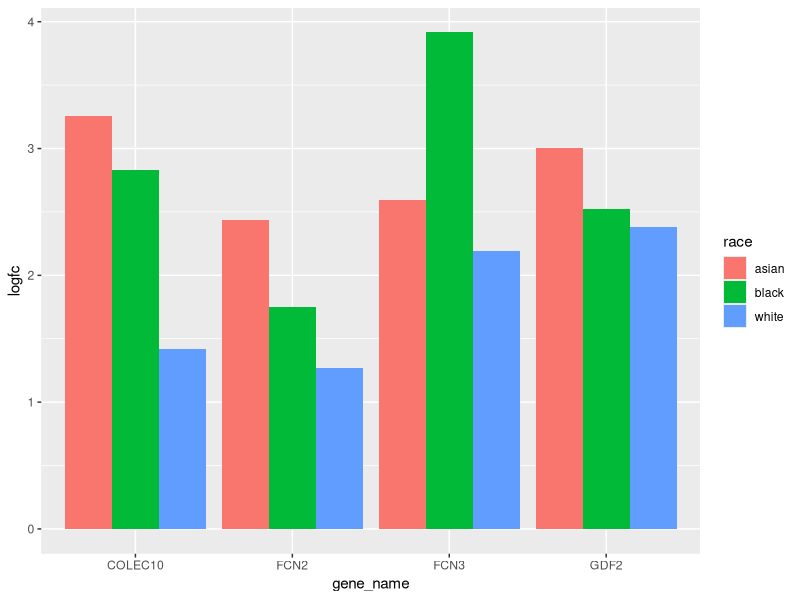

Recreate this plot in R. (Note: this script raises an error after producing the figure.)
#-------------------------------------------------------------------------------------#
# Project: TCGA LIHC Paper
# Purpose: Create Barplots for Overlapping Genes
# Author: Artemio Sison III
# R Version: 4.0.1 "See Things Now"
#-------------------------------------------------------------------------------------#

#-------------------------------------------------------------------------------------#
# Load Dependencies
#-------------------------------------------------------------------------------------#
library(ggplot2)
library(dplyr)
library(tidyr)
library(stringr)
rm(list = ls())

#-------------------------------------------------------------------------------------#
# Load input data
#-------------------------------------------------------------------------------------#
data <- read.csv("../02_output/02_overlapDEGoutput/stage1/allrace_overlapDEG_stage1_FC1.csv")

#-------------------------------------------------------------------------------------#
# Clean data
#-------------------------------------------------------------------------------------#
dataselect <- data %>% select(gene_name, logfc.asian, logfc.black, logfc.white)

dataselect <- dataselect %>% gather(race, "logfc", 2:4)

# use dplyr::separate to separate the columns!
dataselect <- dataselect %>% 
  separate(col = race, into = c("drop", "race"), sep = "(\\.)") %>%
  select(-drop)
#-------------------------------------------------------------------------------------#
# Plot
#-------------------------------------------------------------------------------------#
plot <- ggplot(data = dataselect, aes(fill = race, y = logfc, x = gene_name))

# Stacked Barplot
# plot + geom_bar(position = "stack", stat = "identity")
  
# Dodged barplot
plot + geom_bar(position = "dodge", stat = "identity")



#-------------------------------------------------------------------------------------#
#  Things to be added to the plots
#-------------------------------------------------------------------------------------#

# Change gene name to transcripts
# Labels on the bottom
# Change logFC
# Change title to Stage I
# Labels 

# colors
colors <- c("blue", "orange", "gray")


# Dodged barplot
final <- plot + geom_bar(position = "dodge", stat = "identity") +
  # Labels for LogFC on each bar, adjusted for each bar label
  geom_text(aes(label = round(logfc, 2)), position = position_dodge(width = 0.9), vjust = 1.6) +
  ggtitle("Stage A HCC Liver Tissue Overlapping Transcripts") +
  xlab("Transcript") +
  ylab(expression(Log[2]~"Fold Change"))

# Save final image with appropriate size/dimensions
ggsave("../02_output/11_barplot/stageAoverlap.jpeg", width = 8, height = 8)
